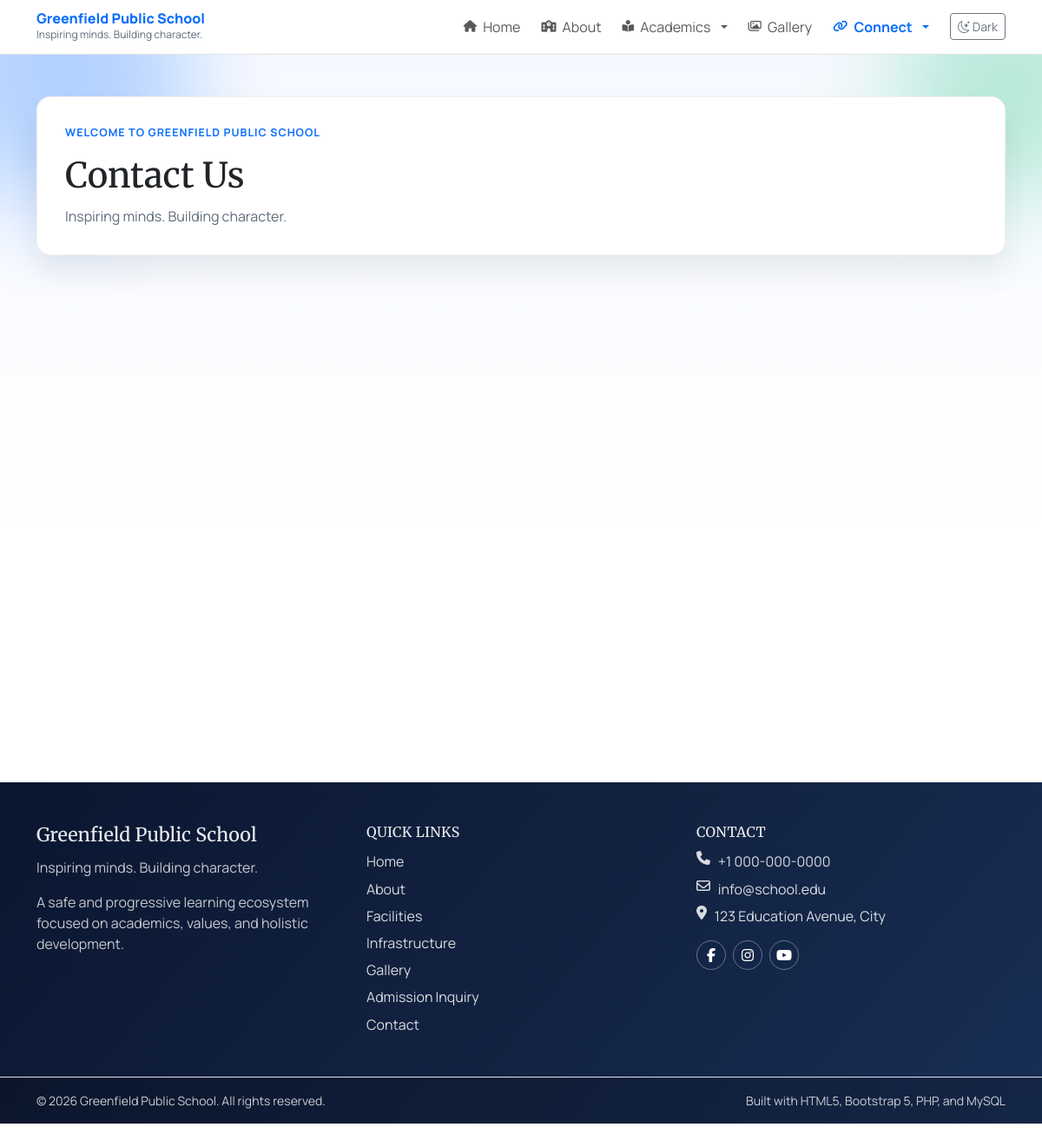
The page /contact.php on the database its author committed.
### tables this page shows
CREATE TABLE IF NOT EXISTS site_settings (
    setting_key VARCHAR(100) PRIMARY KEY,
    setting_value TEXT NOT NULL,
    updated_at TIMESTAMP DEFAULT CURRENT_TIMESTAMP ON UPDATE CURRENT_TIMESTAMP
);

### config/config.php (called while the page is built, shortened)
<?php
function db(): PDO
{
    static $pdo = null;
    if ($pdo instanceof PDO) {
        return $pdo;
    }
    $host = getenv('DB_HOST') ?: DB_HOST;
    $name = getenv('DB_NAME') ?: DB_NAME;
    $user = getenv('DB_USER') ?: DB_USER;
    $pass = getenv('DB_PASS') ?: DB_PASS;
    $charset = getenv('DB_CHARSET') ?: DB_CHARSET;
    $dsn = "mysql:host={$host};dbname={$name};charset={$charset}";
    $options = [
        PDO::ATTR_ERRMODE => PDO::ERRMODE_EXCEPTION,
        PDO::ATTR_DEFAULT_FETCH_MODE => PDO::FETCH_ASSOC,
        PDO::ATTR_EMULATE_PREPARES => false,
    ];
    $pdo = new PDO($dsn, $user, $pass, $options);
    return $pdo;
}
function base_path(): string
{
    static $base = null;
    if ($base !== null) {
        return $base;
    }
    $projectRoot = str_replace('\\', '/', dirname(__DIR__));
    $documentRoot = str_replace('\\', '/', rtrim((string) ($_SERVER['DOCUMENT_ROOT'] ?? ''), '/'));
    if ($documentRoot !== '' && strpos($projectRoot, $documentRoot) === 0) {
        $relative = trim(substr($projectRoot, strlen($documentRoot)), '/');
        $base = $relative === '' ? '' : '/' . $relative;
    } else {
        $base = '';
    }
    return $base;
}
function url(string $path = ''): string
{
    $cleanPath = ltrim($path, '/');
    $base = base_path();
    return ($base === '' ? '' : $base) . '/' . $cleanPath;
}

### includes/functions.php (called while the page is built, shortened)
<?php
require_once __DIR__ . '/../config/config.php';
function e(?string $value): string
{
    return htmlspecialchars((string) $value, ENT_QUOTES, 'UTF-8');
}
function get_setting(string $key, string $default = ''): string
{
    $stmt = db()->prepare('SELECT setting_value FROM site_settings WHERE setting_key = :key LIMIT 1');
    $stmt->execute(['key' => $key]);
    $value = $stmt->fetchColumn();
    return $value !== false ? (string) $value : $default;
}
function menu_static_page_options(): array
{
    return [
        'index.php' => 'Home',
        'about.php' => 'About',
        'facilities.php' => 'Facilities',
        'infrastructure.php' => 'Infrastructure',
        'gallery.php' => 'Gallery',
        'admission.php' => 'Admission Inquiry',
        'contact.php' => 'Contact',
    ];
}
function menu_item_href(array $item): string
{
    $type = (string) ($item['item_type'] ?? 'static');
    $linkValue = trim((string) ($item['link_value'] ?? ''));
    if ($type === 'custom_path') {
        if ($linkValue === '' || $linkValue === '#') {
            return '#';
        }
        return url(ltrim($linkValue, '/'));
    }
    $staticOptions = menu_static_page_options();
    $path = $linkValue !== '' ? $linkValue : 'index.php';
    return url($path);
}

### contact.php (the view, shortened to what this page needs)
<?php
require_once __DIR__ . '/includes/functions.php';
$pageTitle = 'Contact Us';
include __DIR__ . '/includes/header.php';
?>
<section class="container">
    <div class="row g-4">
    </div>
</section>
<?php include __DIR__ . '/includes/footer.php'; ?>

### includes/header.php (shortened to what this page needs)
<?php
require_once __DIR__ . '/functions.php';
$pageTitle = $pageTitle ?? 'School Website';
$schoolName = get_setting('school_name', 'Greenfield Public School');
$tagline = get_setting('school_tagline', 'Inspiring minds. Building character.');
$defaultMode = get_setting('default_mode', 'light');
$currentScript = basename($_SERVER['PHP_SELF'] ?? 'index.php');
$hideDefaultHero = $hideDefaultHero ?? false;
$menuTree = get_navigation_menu_tree(true);
$currentSlug = trim((string) ($_GET['slug'] ?? ''));
$requestPath = parse_url((string) ($_SERVER['REQUEST_URI'] ?? ''), PHP_URL_PATH) ?: '/';
$requestPath = '/' . trim((string) $requestPath, '/');
$isMenuItemActive = function (array $item) use (&$isMenuItemActive, $currentScript, $currentSlug, $requestPath): bool {
    $type = (string) ($item['item_type'] ?? 'static');
    $isActive = false;
    if ($type === 'static') {
        $targetScript = basename((string) ($item['link_value'] ?? 'index.php'));
        $isActive = $currentScript === $targetScript;
    } elseif ($type === 'custom_page') {
        $isActive = $currentScript === 'page.php' && $currentSlug !== '' && $currentSlug === (string) ($item['page_slug'] ?? '');
    } elseif ($type === 'custom_path') {
        $relative = trim((string) ($item['link_value'] ?? ''));
        if ($relative !== '' && $relative !== '#' && !preg_match('#^https?://#i', $relative)) {
            $targetPath = parse_url(url(ltrim($relative, '/')), PHP_URL_PATH) ?: '';
            $targetPath = '/' . trim((string) $targetPath, '/');
            $isActive = rtrim($targetPath, '/') === rtrim($requestPath, '/');
        }
    }
    foreach ($item['children'] ?? [] as $child) {
        if ($isMenuItemActive($child)) {
            return true;
        }
    }
    return $isActive;
};
$renderMenu = function (array $items, int $level = 0) use (&$renderMenu, $isMenuItemActive): void {
    foreach ($items as $item) {
        $children = $item['children'] ?? [];
        $hasChildren = !empty($children);
        $isActive = $isMenuItemActive($item);
        $href = menu_item_href($item);
        $icon = trim((string) ($item['icon_class'] ?? ''));
        $openInNew = (int) ($item['open_in_new_tab'] ?? 0) === 1;
        if ($level === 0): ?>
            <?php if ($hasChildren): ?>
                <li class="nav-item dropdown">
                    <a class="nav-link dropdown-toggle <?= $isActive ? 'active' : '' ?>" href="<?= e($href) ?>" data-bs-toggle="dropdown" data-bs-auto-close="outside" aria-expanded="false">
                        <?php if ($icon !== ''): ?><i class="<?= e($icon) ?> nav-icon" aria-hidden="true"></i><?php endif; ?>
                        <span><?= e((string) $item['label']) ?></span>
                    </a>
                </li>
            <?php else: ?>
                <li class="nav-item">
                    <a class="nav-link <?= $isActive ? 'active' : '' ?>" href="<?= e($href) ?>"<?= $openInNew ? ' target="_blank" rel="noopener noreferrer"' : '' ?>>
                        <?php if ($icon !== ''): ?><i class="<?= e($icon) ?> nav-icon" aria-hidden="true"></i><?php endif; ?>
                        <span><?= e((string) $item['label']) ?></span>
                    </a>
                </li>
            <?php endif; ?>
        <?php endif;
    }
};
?>
<!DOCTYPE html>
<html lang="en" data-bs-theme="<?= e($defaultMode) ?>">
<head>
    <link rel="stylesheet" href="https://cdn.jsdelivr.net/npm/bootstrap@5.3.3/dist/css/bootstrap.min.css">
    <link rel="stylesheet" href="https://cdn.jsdelivr.net/npm/bootstrap-icons@1.11.3/font/bootstrap-icons.min.css">
    <link rel="stylesheet" href="https://cdnjs.cloudflare.com/ajax/libs/font-awesome/6.7.2/css/all.min.css">
    <link rel="stylesheet" href="<?= e(url('assets/css/style.css')) ?>">
</head>
<body>
    <header class="site-header">
        <nav class="navbar navbar-expand-lg sticky-top border-bottom bg-body main-navbar" id="mainNavbar">
            <div class="container">
                <a class="navbar-brand d-flex flex-column" href="<?= e(url('index.php')) ?>">
                    <span class="brand-main"><?= e($schoolName) ?></span>
                    <span class="brand-sub"><?= e($tagline) ?></span>
                </a>
                <div class="collapse navbar-collapse" id="mainNav">
                    <ul class="navbar-nav ms-auto align-items-lg-center gap-lg-2 dynamic-menu">
                        <?php $renderMenu($menuTree); ?>
                        <li class="nav-item ms-lg-2">
                            <button class="btn btn-outline-secondary btn-sm theme-toggle" id="themeToggle" type="button">
                                <i class="bi bi-moon-stars"></i>
                                <span>Theme</span>
                            </button>
                        </li>
                    </ul>
                </div>
            </div>
        </nav>
    </header>
    <main class="pb-5">
        <?php if (!$hideDefaultHero): ?>
            <section class="hero-shell py-5">
                <div class="container">
                    <div class="hero-box">
                        <p class="hero-kicker">Welcome to <?= e($schoolName) ?></p>
                        <h1 class="hero-title"><?= e($pageTitle) ?></h1>
                        <p class="hero-copy mb-0"><?= e($tagline) ?></p>
                    </div>
                </div>
            </section>
        <?php endif; ?>

### includes/footer.php (shortened to what this page needs)
<?php
$quickLinks = [];
$collectQuickLinks = function (array $items) use (&$collectQuickLinks, &$quickLinks): void {
    foreach ($items as $item) {
        $href = menu_item_href($item);
        if ($href !== '#') {
            $quickLinks[] = $item;
        }
    }
};
?>
        <footer class="site-footer footer-dark mt-5 border-top">
            <div class="container py-5">
                <div class="row g-4">
                    <div class="col-lg-4">
                        <h3 class="footer-title"><?= e(get_setting('school_name', 'Greenfield Public School')) ?></h3>
                        <p class="footer-copy mb-3"><?= e(get_setting('school_tagline', 'Inspiring minds. Building character.')) ?></p>
                        <p class="footer-copy mb-0">A safe and progressive learning ecosystem focused on academics, values, and holistic development.</p>
                    </div>
                    <div class="col-sm-6 col-lg-4">
                        <h4 class="footer-subtitle">Quick Links</h4>
                        <ul class="footer-link-list">
                            <?php if (!$quickLinks): ?>
                                <li><a href="<?= e(url('index.php')) ?>">Home</a></li>
                                <li><a href="<?= e(url('about.php')) ?>">About</a></li>
                                <li><a href="<?= e(url('admission.php')) ?>">Admission</a></li>
                                <li><a href="<?= e(url('contact.php')) ?>">Contact</a></li>
                            <?php else: ?>
                                <?php foreach ($quickLinks as $item): ?>
                                    <li>
                                        <a href="<?= e(menu_item_href($item)) ?>"<?= (int) ($item['open_in_new_tab'] ?? 0) === 1 ? ' target="_blank" rel="noopener noreferrer"' : '' ?>>
                                            <?= e((string) $item['label']) ?>
                                        </a>
                                    </li>
                                <?php endforeach; ?>
                            <?php endif; ?>
                        </ul>
                    </div>
                    <div class="col-sm-6 col-lg-4">
                        <h4 class="footer-subtitle">Contact</h4>
                        <ul class="footer-contact-list">
                            <li><i class="fa-solid fa-phone"></i> <?= e(get_setting('contact_phone', '+1 000-000-0000')) ?></li>
                            <li><i class="fa-regular fa-envelope"></i> <?= e(get_setting('contact_email', 'info@school.edu')) ?></li>
                            <li><i class="fa-solid fa-location-dot"></i> <?= e(get_setting('contact_address', 'School Campus Address')) ?></li>
                        </ul>
                        <div class="footer-social d-flex gap-2 mt-3">
                            <a href="#" aria-label="Facebook"><i class="fa-brands fa-facebook-f"></i></a>
                            <a href="#" aria-label="Instagram"><i class="fa-brands fa-instagram"></i></a>
                            <a href="#" aria-label="YouTube"><i class="fa-brands fa-youtube"></i></a>
                        </div>
                    </div>
                </div>
            </div>
            <div class="footer-bottom border-top">
                <div class="container py-3 d-flex flex-column flex-md-row justify-content-between gap-2">
                    <p class="mb-0 small">&copy; <?= date('Y') ?> <?= e(get_setting('school_name', 'Greenfield Public School')) ?>. All rights reserved.</p>
                    <p class="mb-0 small">Built with HTML5, Bootstrap 5, PHP, and MySQL</p>
                </div>
            </div>
        </footer>
    </main>
</body>
</html>

### assets/css/style.css (style rules this page uses)
:root { --primary-color: #0b6efd; --surface: #f7f9fc; --surface-strong: #ffffff; --text-muted: #5f6b7a; }
* { box-sizing: border-box; }
body { font-family: "Manrope", sans-serif; background: linear-gradient(180deg, #f5f8ff 0%, #ffffff 45%); }
h1, h2, h3, h4, h5, h6 { font-family: "Merriweather", serif; }
.site-header .navbar { backdrop-filter: blur(8px); transition: box-shadow 0.22s ease, background-color 0.22s ease; }
.brand-main { font-weight: 800; font-size: 1rem; color: var(--primary-color); line-height: 1.1; }
.brand-sub { font-size: 0.75rem; color: var(--text-muted); }
.nav-link.active { color: var(--primary-color) !important; font-weight: 700; }
.navbar .nav-link { display: inline-flex; align-items: center; gap: 0.45rem; }
.nav-icon { font-size: 0.85rem; }
.hero-shell { position: relative; overflow: hidden; }
.hero-shell::before, .hero-shell::after { content: ""; position: absolute; border-radius: 999px; filter: blur(55px); opacity: 0.28; z-index: 0; }
.hero-shell::before { width: 300px; height: 300px; background: var(--primary-color); top: -120px; left: -80px; }
.hero-shell::after { width: 260px; height: 260px; background: #19c37d; right: -90px; top: -90px; }
.hero-box { position: relative; z-index: 1; background: var(--surface-strong); border: 1px solid rgba(0, 0, 0, 0.06); border-radius: 1rem; padding: 2rem; box-shadow: 0 20px 35px rgba(17, 31, 53, 0.08); }
.hero-kicker { text-transform: uppercase; letter-spacing: 0.08em; font-size: 0.78rem; color: var(--primary-color); font-weight: 700; }
.hero-title { margin-bottom: 0.65rem; }
.hero-copy { color: var(--text-muted); }
.theme-toggle { white-space: nowrap; }
.footer-dark { background: linear-gradient(130deg, #0a1630 0%, #122342 55%, #182e55 100%); color: rgba(255, 255, 255, 0.9); border-top: 0 !important; }
.footer-title { font-size: 1.35rem; margin-bottom: 0.8rem; }
.footer-subtitle { font-size: 1rem; margin-bottom: 0.8rem; letter-spacing: 0.02em; text-transform: uppercase; }
.footer-copy { color: rgba(255, 255, 255, 0.76); }
.footer-link-list, .footer-contact-list { list-style: none; margin: 0; padding: 0; display: grid; gap: 0.45rem; }
.footer-link-list a { color: rgba(255, 255, 255, 0.84); text-decoration: none; }
.footer-contact-list li { color: rgba(255, 255, 255, 0.84); display: flex; align-items: flex-start; gap: 0.55rem; }
.footer-social a { width: 34px; height: 34px; border-radius: 50%; display: inline-flex; align-items: center; justify-content: center; border: 1px solid rgba(255, 255, 255, 0.35); color: #fff; text-decoration: none; }
.footer-bottom { background: rgba(0, 0, 0, 0.18); }
.footer-bottom p { color: rgba(255, 255, 255, 0.78); }

### rows shown on the page
site_settings: setting_value "Greenfield Public School", setting_value "GREENFIELD PUBLIC SCHOOL"
site_settings: setting_value "Inspiring minds. Building character."
site_settings: setting_value "+1 000-000-0000"
site_settings: setting_value "info@school.edu"
site_settings: setting_value "123 Education Avenue, City"

### other values the page prints
$item['label'] "Home"
$item['label'] "About"
$item['label'] "Academics"
$item['label'] "Gallery"
$item['label'] "Connect"
$pageTitle "Contact Us"
$item['label'] "Facilities"
$item['label'] "Infrastructure"
$item['label'] "Admission Inquiry"
$item['label'] "Contact"
